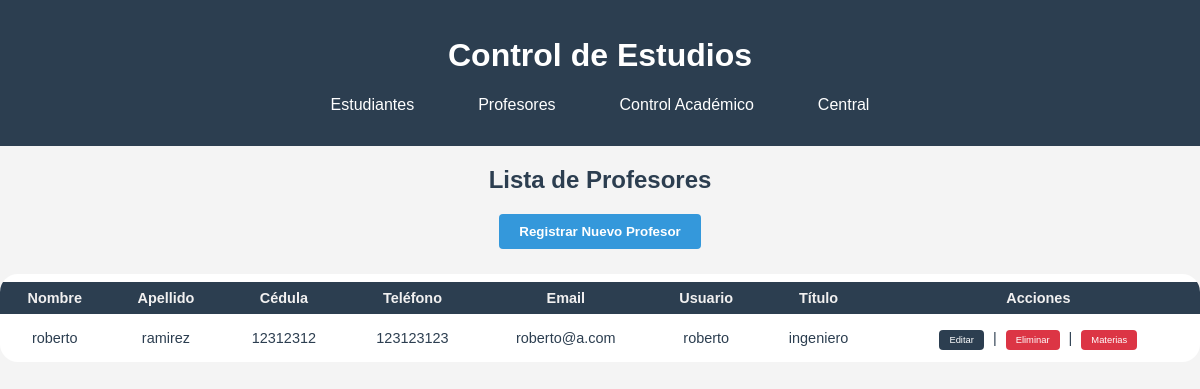
The page /profesores/ on the database its author committed.
### modulos/profesores/models.py (models this page shows, shortened)
class Profesor(Persona):
    __tablename__ = 'profesores'
    cedula = db.Column(db.String(20), db.ForeignKey('personas.cedula'), primary_key=True)
    titulo = db.Column(db.String(100), nullable=False)
    asignaciones = db.relationship('AsignacionMateria', back_populates='profesor')
    __mapper_args__ = {
        'polymorphic_identity': 'profesor',
    }

### modulos/central/models.py (models this page shows, shortened)
class Persona(db.Model):
    __tablename__ = 'personas'
    cedula = db.Column(db.String(20), primary_key=True, unique=True)
    nombre = db.Column(db.String(100), nullable=False)
    apellido = db.Column(db.String(100), nullable=False)
    numero_telefono = db.Column(db.Integer)
    correo_electronico = db.Column(db.String(100), unique=True, nullable=False)
    usuario = db.Column(db.String(50), unique=True, nullable=False)
    contrasenia = db.Column(db.String(100), nullable=False)
    rol = db.Column(db.String(20), nullable=False)
    __mapper_args__ = {
        'polymorphic_identity': 'persona',
        'polymorphic_on': rol
    }

### modulos/profesores/routes.py (the view)
@bp.route('/')
def index():
    profesores = Profesor.query.all()
    return render_template('profesores/listar_profesores.html', profesores=profesores)

### modulos/profesores/templates/profesores/listar_profesores.html (shortened to what this page needs)
{% extends "central/base.html" %}
{% block content %}
<h2 class="titulo-estudiantes">Lista de Profesores</h2>
<a href="{{ url_for('profesores.nuevo_profesor') }}">
    <button type="button" class="btn-nuevo-estudiante">Registrar Nuevo Profesor</button>
</a>
<div class="tabla-estudiantes-contenedor">
    {% if profesores %}
        <table class="tabla-estudiantes">
            <thead>
                <tr>
                    <th>Nombre</th>
                    <th>Apellido</th>
                    <th>Cédula</th>
                    <th>Teléfono</th>
                    <th>Email</th>
                    <th>Usuario</th>
                    <th>Título</th>
                    <th>Acciones</th>
                </tr>
            </thead>
            <tbody>
                {% for profesor in profesores %}
                <tr>
                    <td>{{ profesor.nombre }}</td>
                    <td>{{ profesor.apellido }}</td>
                    <td>{{ profesor.cedula }}</td>
                    <td>{{ profesor.numero_telefono }}</td>
                    <td>{{ profesor.correo_electronico }}</td>
                    <td>{{ profesor.usuario }}</td>
                    <td>{{ profesor.titulo }}</td>
                    <td>
                        <a href="{{ url_for('profesores.editar_profesor', cedula=profesor.cedula) }}" class="btn-accion editar">Editar</a> |
                        <a href="{{ url_for('profesores.eliminar_profesor', cedula=profesor.cedula) }}" class="btn-accion eliminar">Eliminar</a> |
                        <a href="{{ url_for('profesores.materias_profesor', cedula=profesor.cedula) }}" class="btn-accion eliminar">Materias</a>
                    </td>
                </tr>
                {% endfor %}
            </tbody>
        </table>
    {% else %}
        <h2>No hay profesores registrados</h2>
    {% endif %}
</div>
{% endblock %}

### modulos/static/css/style.css (style rules this page uses)
body { font-family: Arial, sans-serif; margin: 0; padding: 0; background-color: #f4f4f4; }
.titulo-estudiantes { text-align: center; margin-top: 20px; color: #2c3e50; }
a { text-decoration: none ; }
.btn-nuevo-estudiante { text-decoration: none; display: block; margin: 15px auto 25px auto; padding: 10px 20px; background-color: #3498db; color: white; border: none; border-radius: 4px; font-weight: bold; cursor: pointer; transition: background 0.2s; }
.tabla-estudiantes-contenedor { overflow-x: auto; margin: 0 auto; max-width: 2000px; }
.tabla-estudiantes { width: 100%; max-width: 1500; margin: 0 auto 30px auto; border-collapse: separate; border-spacing: 0 8px; border-radius: 18px; margin-bottom: 30px; background: #fff; overflow: hidden; }
.tabla-estudiantes th, .tabla-estudiantes td { padding: 8px 12px; text-align: center; }
.tabla-estudiantes, .tabla-estudiantes th, .tabla-estudiantes td { font-family: Arial, sans-serif; font-size: 0.95em; color: #2c3e50; }
.tabla-estudiantes th { background-color: #2c3e50; color: #f1f0f0; }
.btn-accion { padding: 2px 6px; border-radius: 2px; text-decoration: none; font-size: 0.65em; margin: 0 1px; }
.btn-accion.editar { background: #2c3e50; color: white; }
.btn-accion.eliminar { background: #2c3e50; color: white; }
.btn-accion { padding: 5px 10px; border-radius: 4px; text-decoration: none; color: white; margin: 0 5px; }
.btn-accion.eliminar { background-color: #dc3545; }

### rows shown on the page
Profesor: nombre "roberto", apellido "ramirez", cedula "12312312", numero_telefono "123123123", correo_electronico "roberto@a.com", usuario "roberto", titulo "ingeniero"
